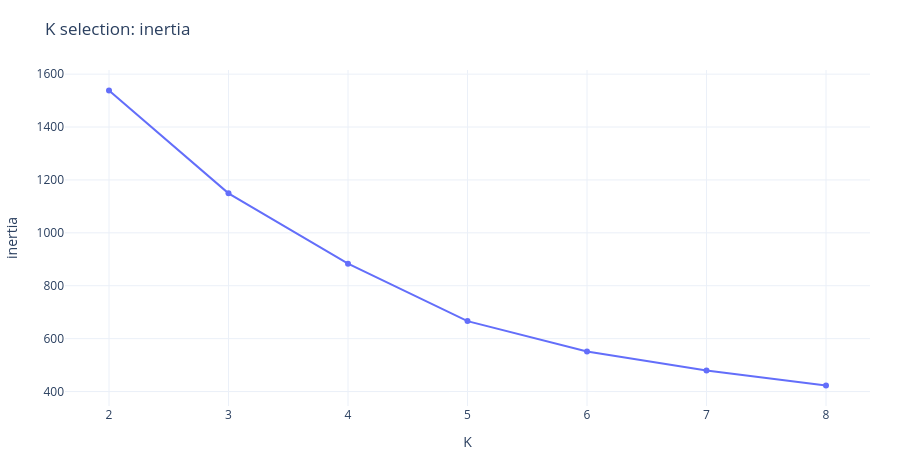
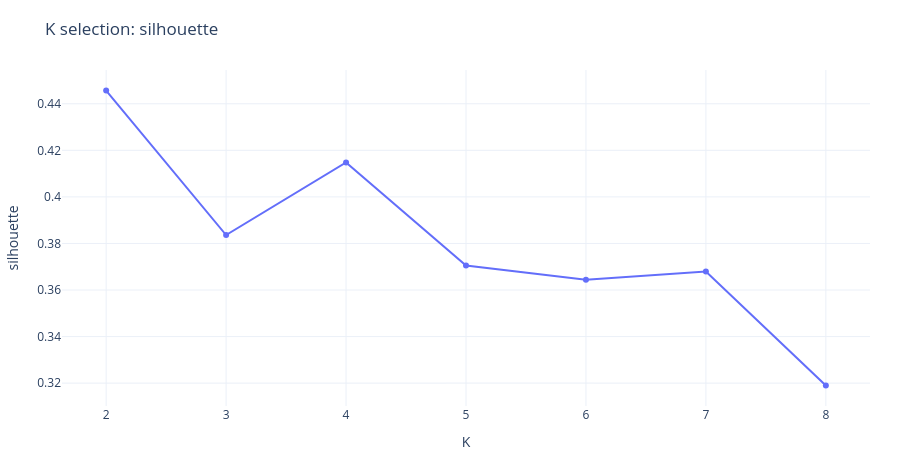

Here is the notebook cell these charts were saved with, in order:
### Markdown cell above
## Step 6 — Elbow, silhouette, and seed stability
K=2 maximizes silhouette and gives simple profiles. The elbow is ambiguous and does not independently prove K=2. Stability across seeds checks initialization, not resampling.

### Code cell
search=[]
for k in range(2,9):
    m = KMeans(n_clusters=k, n_init=10, random_state=SEED).fit(Z)
    search.append({"K":k, "inertia":m.inertia_, "silhouette":safe_silhouette(Z,m.labels_)})
search=pd.DataFrame(search)
display(search)
for metric in ["inertia","silhouette"]:
    show_chart(px.line(search,x="K",y=metric,markers=True,title=f"K selection: {metric}"))
selected_k=int(search.loc[search.silhouette.idxmax(),"K"])
assert selected_k == 2
stability=[]
for seed in [0,1,2,3,4,42]:
    m=KMeans(n_clusters=selected_k,n_init=10,random_state=seed).fit(Z)
    stability.append({"seed":seed,"inertia":m.inertia_,"silhouette":safe_silhouette(Z,m.labels_),"ARI_vs_reference":adjusted_rand_score(km_labels,m.labels_)})
display(pd.DataFrame(stability))

### Figure 1 — Plotly figure (JSON) as saved in the notebook; plotly's stock layout.template omitted (floating-point values rounded to 4 significant figures)
{"data": [{"hovertemplate": "K=%{x}<br>inertia=%{y}<extra></extra>", "legendgroup": "", "line": {"color": "#636efa", "dash": "solid"}, "marker": {"symbol": "circle"}, "mode": "lines+markers", "name": "", "orientation": "v", "showlegend": false, "x": [2, 3, 4, 5, 6, 7, 8], "xaxis": "x", "y": [1538.0, 1149.0, 883.4, 666.2, 551.6, 479.8, 423.0], "yaxis": "y", "type": "scatter"}], "layout": {"xaxis": {"anchor": "y", "domain": [0.0, 1.0], "title": {"text": "K"}}, "yaxis": {"anchor": "x", "domain": [0.0, 1.0], "title": {"text": "inertia"}}, "legend": {"tracegroupgap": 0}, "title": {"text": "K selection: inertia"}, "margin": {"l": 30, "r": 30, "t": 70, "b": 40}, "height": 460}}

### Figure 2 — Plotly figure (JSON) as saved in the notebook; plotly's stock layout.template omitted (floating-point values rounded to 4 significant figures)
{"data": [{"hovertemplate": "K=%{x}<br>silhouette=%{y}<extra></extra>", "legendgroup": "", "line": {"color": "#636efa", "dash": "solid"}, "marker": {"symbol": "circle"}, "mode": "lines+markers", "name": "", "orientation": "v", "showlegend": false, "x": [2, 3, 4, 5, 6, 7, 8], "xaxis": "x", "y": [0.4457, 0.3836, 0.4148, 0.3705, 0.3644, 0.3679, 0.319], "yaxis": "y", "type": "scatter"}], "layout": {"xaxis": {"anchor": "y", "domain": [0.0, 1.0], "title": {"text": "K"}}, "yaxis": {"anchor": "x", "domain": [0.0, 1.0], "title": {"text": "silhouette"}}, "legend": {"tracegroupgap": 0}, "title": {"text": "K selection: silhouette"}, "margin": {"l": 30, "r": 30, "t": 70, "b": 40}, "height": 460}}
